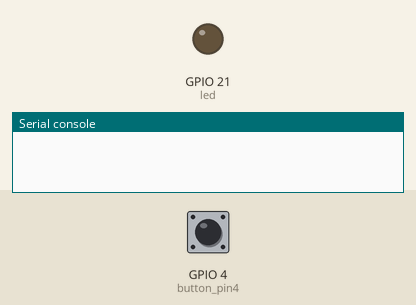
The program below on a simulated ESP32 board running MicroPython. Shown: output pins drawn as LEDs (lit = HIGH), the last lines printed to the serial console. The test bench sets the inputs (shaded band); at power-on: GPIO 4 (button_pin4) HIGH.

Above: at 1.2 s.
1.3 s: GPIO 4 (button_pin4) pulled LOW for 0.15 s
At 1.7 s:
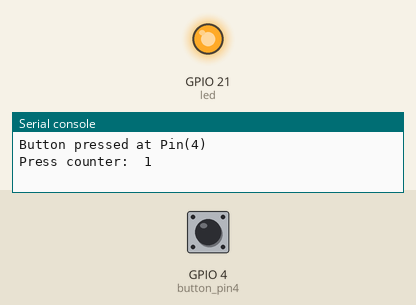
Timing chart, 0 to 4.3 s (numbered marks = the images above; inputs shaded):
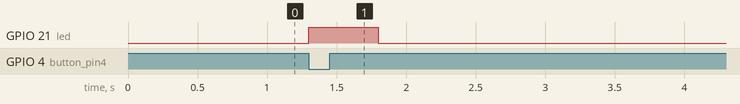

The program:

uP_-_07.50_-_button_4_interrupt.py
```python
'''
 07.50 - Button state with hardware interrupt

 This sketch shows how to read the state of a button using a hardware interrupt
 instead of a "while" loop.

 When the button is pressed, the LED turns on for 500msec.

 Components
 ----------
  - ESP32
  - Momentary button with four pins
  -     These buttons usually come with four pins:
  -    1|     |4
  -     -------
  -     | / \ |
  -     | \ / |
  -     -------
  -    2|     |3
  -
  -     Connect pins 1 or 2 to GPIO4
  -     Connect pins 3 or 4 to GND
  -     No need for pull/up-down resistor (using internap pull-up)
  - 330Ohm resistor for the LED
  - 5mm LED
  -     Connect anode to GPIO 21
  -     Connect cathode to GND via the resistor
  - Wires
  - Breadboard

 Documentation:
 Pins and GPIO: https://micropython-docs-esp32.readthedocs.io/en/esp32_doc/esp32/quickref.html#pins-and-gpio
 sleep_ms: http://docs.micropython.org/en/latest/library/utime.html?highlight=utime%20sleep#utime.sleep_ms
 ticks_ms: http://docs.micropython.org/en/latest/library/utime.html#utime.ticks_ms
 disable_irq: http://docs.micropython.org/en/latest/library/machine.html#machine.disable_irq
 enable_irq: http://docs.micropython.org/en/latest/library/machine.html#machine.enable_irq
 global: https://docs.python.org/3/reference/simple_stmts.html#the-global-statement

 Beware:
 The IRQ must be dissabled for a very short abount of time.
 If not, the watch dog will reboot the device.

 Course:
 MicroPython with the ESP32
 https://techexplorations.com

'''

from machine import Pin, disable_irq, enable_irq
from time import sleep_ms

led = Pin(21, Pin.OUT)    # create output pin on GPIO21

button_pin4 = Pin(4, Pin.IN, Pin.PULL_UP)

button_pressed = False

press_counter = 0

def button_pressed_isr(pin):
    state = disable_irq()
    global button_pressed
    global button_pin
    global press_counter

    button_pressed = True
    button_pin     = pin
    press_counter  = press_counter + 1
    enable_irq(state)

button_pin4.irq(trigger=Pin.IRQ_FALLING, handler=button_pressed_isr)

while True:
    if button_pressed == True:
        button_pressed = False
        led.on()
        print("Button pressed at", button_pin)
        print("Press counter: ", press_counter)
        press_counter = 0
        sleep_ms(500)
    else:
        led.off()
```

Measured:
- after the input at 1.3 s, GPIO 21 (led): LOW → HIGH at once, → LOW 0.50 s later
